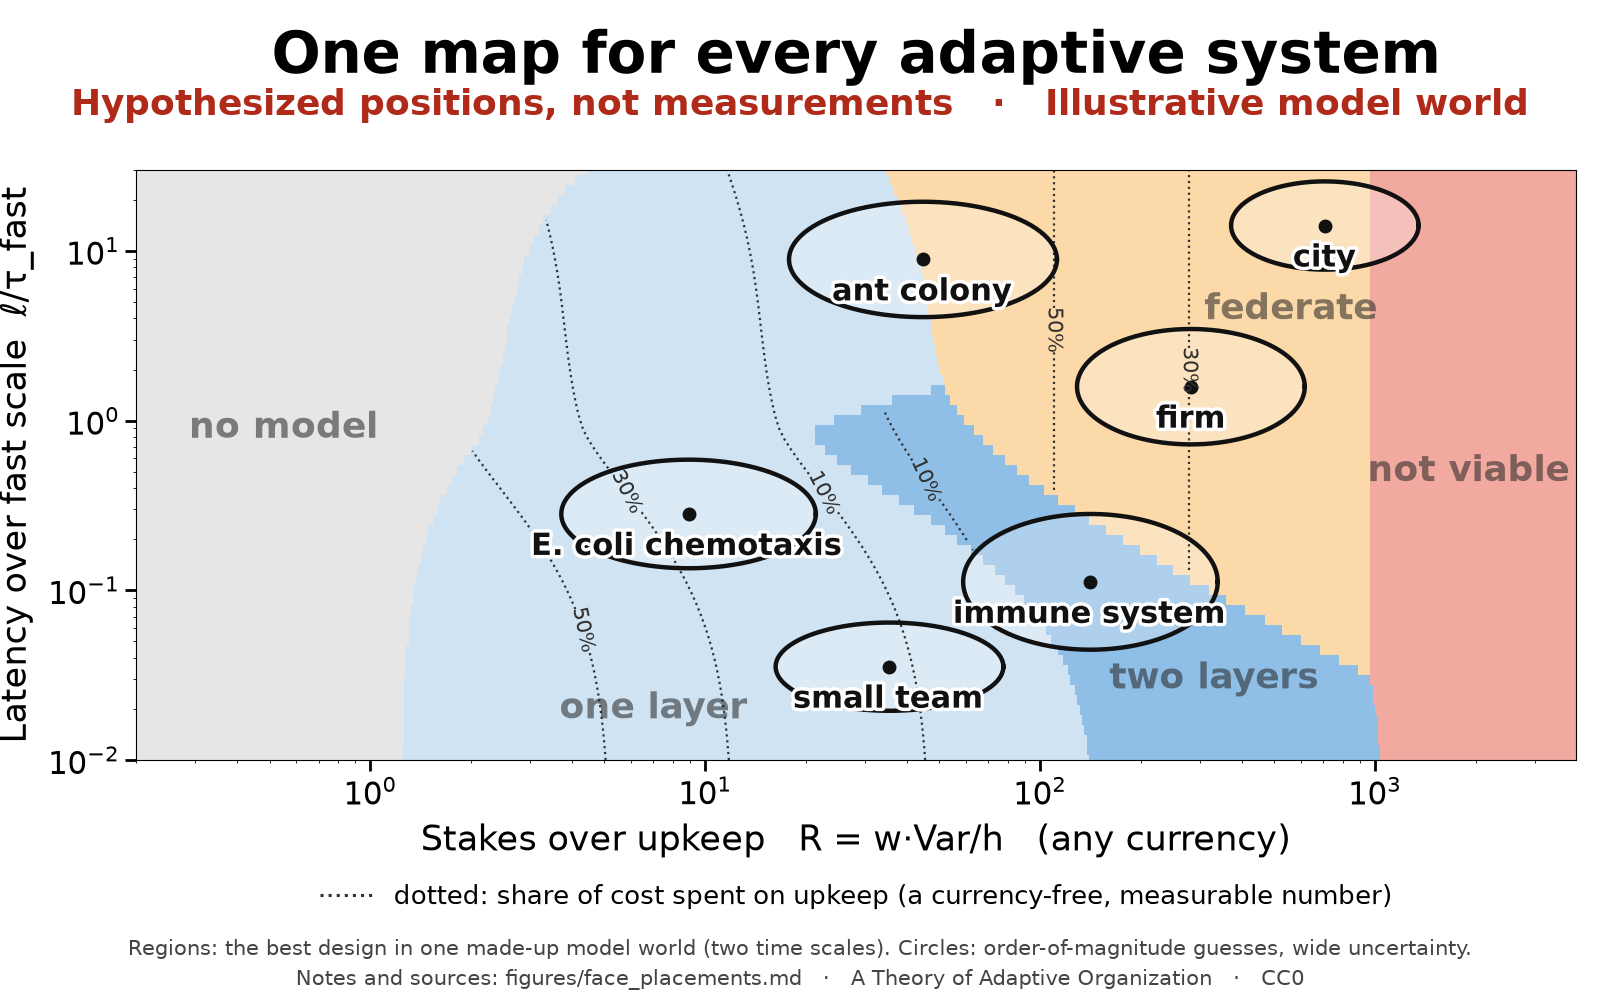

The script that saved this image:
"""The face figure: 'One map for every adaptive system'. nice -n 19 python3 figures/face.py
Phase diagram of the optimal design in ONE made-up model world (two OU modes tau=1 and 100, equal variance, noise N=0.05,
upkeep h per layer, federation overhead 20h, income 200h; same model as theory/meq_checks/phase.py), on dimensionless axes
R = w*Var/h (stakes over upkeep) and latency/tau_fast, with dotted contours of a measurable currency-free share (the share of
optimal cost spent on upkeep = d ln J*/d ln h, THEORY CT24) and HYPOTHESIZED placements of six systems.
The placements are order-of-magnitude guesses (see figures/face_placements.md); nothing here is a measurement."""
import os, sys
import numpy as np
HERE = os.path.dirname(os.path.abspath(__file__)); ROOT = os.path.dirname(HERE)
sys.path.insert(0, os.path.join(ROOT, 'theory', 'layers_checks'))
from lead import E_opt, E_K_lead
import matplotlib; matplotlib.use('Agg')
import matplotlib.pyplot as plt, matplotlib.patheffects as pe
from matplotlib.colors import ListedColormap

a = np.array([1.0, 1/100]); v = np.array([0.5, 0.5]); N = 0.05; Var = v.sum(); h = 1.0; hf = 20.0; y = 200.0
lat = np.logspace(-2, np.log10(30), 60)
E1 = np.array([E_K_lead(a, v, N, 1, l, starts=6) for l in lat]); E2 = np.array([E_opt(a, v, N, l) for l in lat])
E1_0 = E_K_lead(a, v, N, 1, 0.0, starts=6); E2_0 = E_opt(a, v, N, 0.0)
R = np.logspace(-0.7, 3.6, 600); W = R*h/Var
lab = np.zeros((len(lat), len(R)), int); share = np.zeros_like(lab, float)
for i in range(len(lat)):
    Jn = W*Var; J1 = h + W*E1[i]; J2 = 2*h + W*E2[i]
    Jf1 = hf + h + W*E1_0; Jf2 = hf + 2*h + W*E2_0; Jf = np.minimum(Jf1, Jf2); Kf = np.where(Jf1 <= Jf2, 1, 2)
    C = np.vstack([Jn, J1, J2, Jf]); k = C.argmin(0); best = C.min(0); k[best > y] = 4; lab[i] = k
    up = np.vstack([0*R, h + 0*R, 2*h + 0*R, hf + Kf*h]); kk = np.minimum(k, 3)
    share[i] = up[kk, np.arange(len(R))]/C[kk, np.arange(len(R))]

BLUE1, BLUE2, GREY, ORANGE, RED = '#cfe3f3', '#8fbfe6', '#e6e6e6', '#fcd9a8', '#f1a9a0'
fig, ax = plt.subplots(figsize=(16, 10), dpi=100)
X, Y = np.meshgrid(R, lat)
ax.pcolormesh(X, Y, lab, cmap=ListedColormap([GREY, BLUE1, BLUE2, ORANGE, RED]), vmin=-0.5, vmax=4.5, shading='nearest')
ax.set_xscale('log'); ax.set_yscale('log'); ax.set_xlim(R[0], R[-1]); ax.set_ylim(lat[0], lat[-1])
for kreg in (1, 2, 3):
    m = np.ma.masked_where(lab != kreg, share)
    try:
        cs = ax.contour(X, Y, m, levels=[0.1, 0.3, 0.5], colors='#333333', linewidths=1.6, linestyles=':')
        ax.clabel(cs, fmt=lambda val: f'{val:.0%}', fontsize=15, inline=True)
    except Exception: pass
out = [pe.withStroke(linewidth=5, foreground='white')]
for txt, xx, yy in [('no model', 0.55, 0.9), ('one layer', 7.0, 0.02), ('two layers', 330.0, 0.03), ('federate', 560.0, 4.5), ('not viable', 1900.0, 0.5)]:
    ax.text(xx, yy, txt, ha='center', va='center', fontsize=26, weight='bold', color='#222222', alpha=0.55)
# hypothesized placements: (name, log10 R, log10 latency, half-width in decades in x, in y, colour)
SYS = [
 ('E. coli chemotaxis', 0.95, -0.55, 0.38, 0.32),
 ('small team', 1.55, -1.45, 0.34, 0.26),
 ('immune system', 2.15, -0.95, 0.38, 0.4),
 ('ant colony', 1.65, 0.95, 0.4, 0.34),
 ('firm', 2.45, 0.2, 0.34, 0.34),
 ('city', 2.85, 1.15, 0.28, 0.26),
]
th = np.linspace(0, 2*np.pi, 200)
for name, lx, ly, wx, wy in SYS:
    ax.plot(10**(lx + wx*np.cos(th)), 10**(ly + wy*np.sin(th)), color='#111111', lw=3.2)
    ax.fill(10**(lx + wx*np.cos(th)), 10**(ly + wy*np.sin(th)), color='white', alpha=0.28)
    ax.plot([10**lx], [10**ly], 'o', color='#111111', ms=9)
    ax.text(10**lx, 10**(ly - 0.1), name, ha='center', va='top', fontsize=22, weight='bold', color='#111111', path_effects=out)
ax.set_xlabel('Stakes over upkeep   R = w·Var/h   (any currency)', fontsize=25, labelpad=8)
ax.set_ylabel('Latency over fast scale  ℓ/τ_fast', fontsize=25, labelpad=10)
ax.tick_params(labelsize=22, length=8, width=2)
ax.set_title('One map for every adaptive system', fontsize=42, weight='bold', pad=70)
fig.text(0.5, 0.885, 'Hypothesized positions, not measurements   ·   Illustrative model world', ha='center', fontsize=26, weight='bold', color='#b02a1a')
ax.plot([], [], ':', color='#333333', lw=2.2, label='dotted: share of cost spent on upkeep (a currency-free, measurable number)')
ax.legend(loc='upper center', bbox_to_anchor=(0.5, -0.17), fontsize=19, frameon=False)
fig.text(0.5, 0.045, 'Regions: the best design in one made-up model world (two time scales). Circles: order-of-magnitude guesses, wide uncertainty.', ha='center', fontsize=15, color='#444444')
fig.text(0.5, 0.015, 'Notes and sources: figures/face_placements.md   ·   A Theory of Adaptive Organization   ·   CC0', ha='center', fontsize=15, color='#444444')
fig.subplots_adjust(left=0.085, right=0.985, top=0.83, bottom=0.24)
fig.savefig(os.path.join(HERE, 'face.png'), dpi=100)
print('saved', os.path.join(HERE, 'face.png'))
